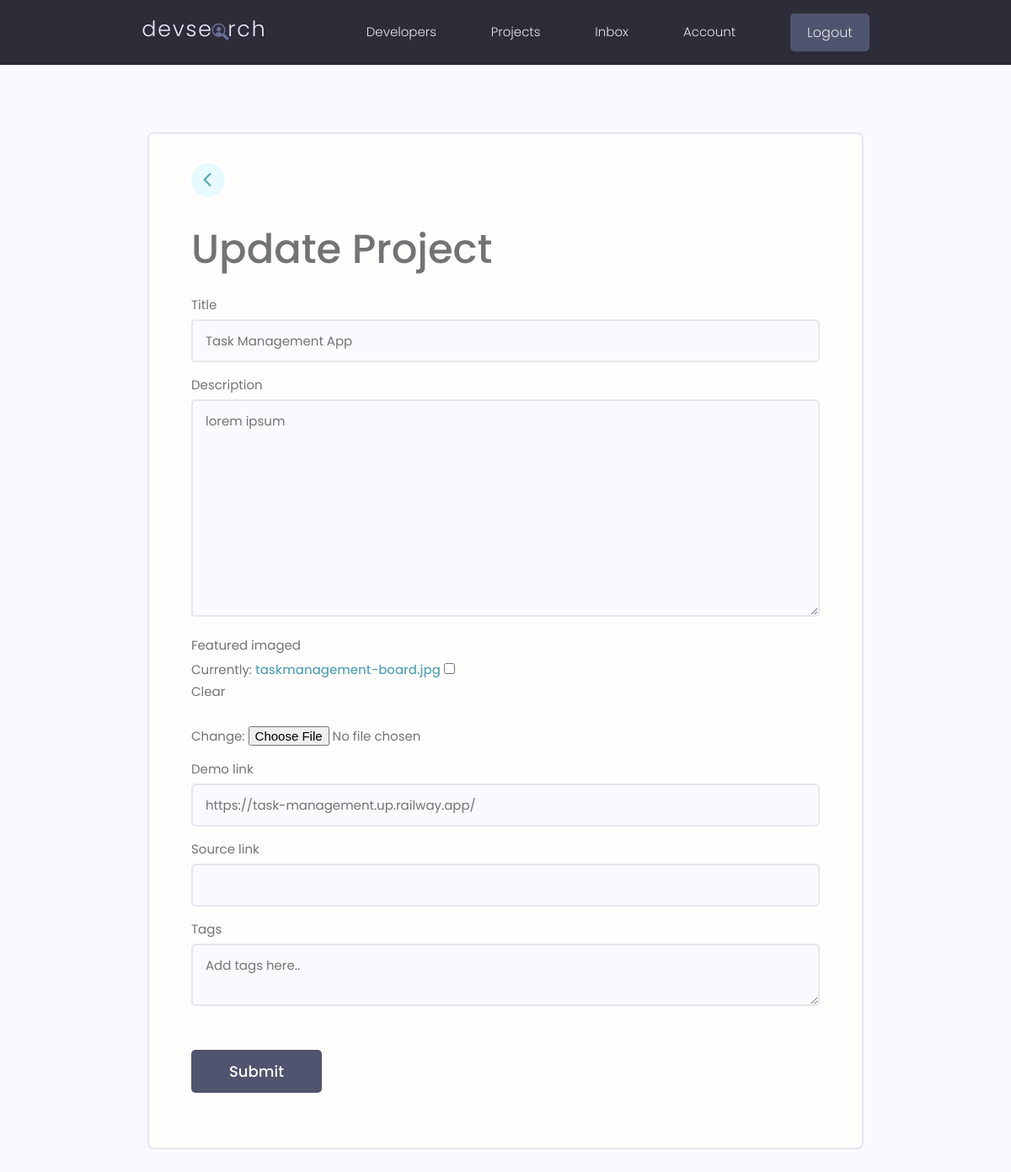
The app's page /projects/update-project/7a3c5f02-a041-4bc5-acb0-e46a24bb432a/ (signed in), older data.
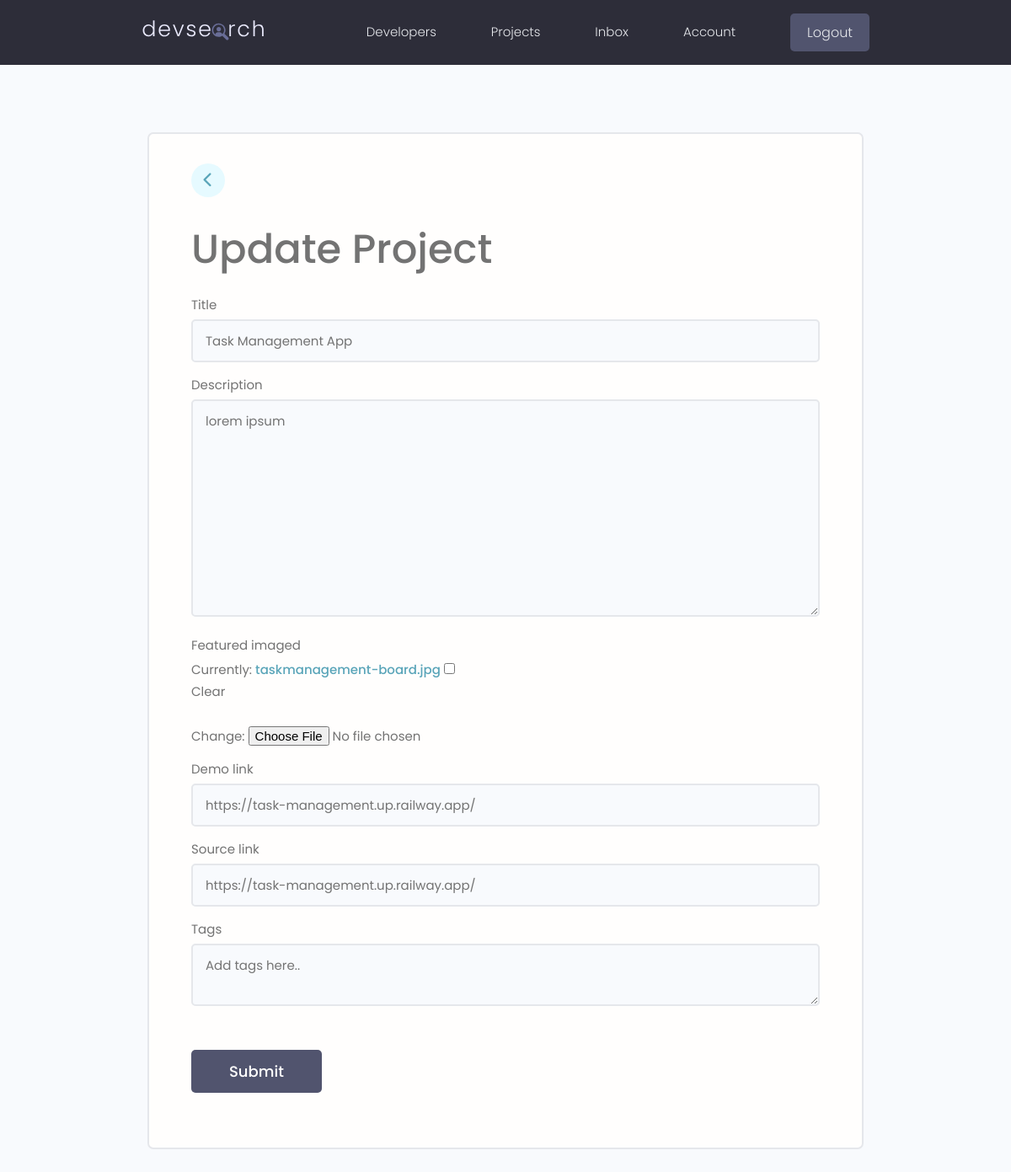
The same page, newer data.
### projects/models.py (models this page shows, shortened)
class Project(models.Model):
    owner = models.ForeignKey(
        Profile, null=True, blank=True, on_delete=models.CASCADE)
    title = models.CharField(max_length=200)
    description = models.TextField(null=True, blank=True)
    featured_imaged = models.ImageField(
        null=True, blank=True, default='default.jpg')
    demo_link = models.CharField(max_length=1000, null=True, blank=True)
    source_link = models.CharField(max_length=1000, null=True, blank=True)
    vote_total = models.IntegerField(default=0)
    vote_ratio = models.IntegerField(default=0)
    tags = models.ManyToManyField('Tag', blank=True)
    created = models.DateTimeField(auto_now_add=True)
    id = models.UUIDField(default=uuid.uuid4, unique=True,
                          primary_key=True, editable=False)
    class Meta:
        ordering = ['-vote_ratio', '-vote_total', 'title']

### projects/views.py (the view, shortened to what this page needs)
# urls.py: path('update-project/<str:pk>/', views.updateProject, name='update-project'),
@login_required(login_url="login")
def updateProject(request, pk):
    profile = request.user.profile
    project = profile.project_set.get(id=pk)
    form = ProjectForm(instance=project)
    context = {'form': form, 'action': 'Update', 'project': project}
    return render(request, 'projects/project-form.html', context)

### projects/forms.py
class ProjectForm(ModelForm):
    class Meta:
        model = Project
        fields = '__all__'
        exclude = ['vote_total', 'vote_ratio', 'owner', 'tags']
    def __init__(self, *args, **kwargs):
        super(ProjectForm, self).__init__(*args, **kwargs)
        for k, v in self.fields.items():
            v.widget.attrs.update({'class': 'input'})

### projects/templates/projects/project-form.html (shortened to what this page needs)
{% extends 'main.html' %}
{% block body %}
<main class="formPage my-xl">
    <div class="content-box">
        <div class="formWrapper">
            <a class="backButton" href="{% url 'user-account' %}"><i class="fa-solid fa-chevron-left"></i></a>
            <br>
            <h1>{{action}} Project</h1>
            <form class="form" method="POST" enctype="multipart/form-data">
                {% for field in form %}
                    <div class="form__field">
                        <label for="formInput#text">{{ field.label }}</label>
                        {{ field }}
                    </div>
                {% endfor %}
                <div class="form__field">
                    <label for="formInput#text">Tags</label>
                    <textarea name="newTags" id="newTags" class="input" placeholder="Add tags here.."></textarea>
                </div>
                <input class="btn btn--sub btn--lg  my-md" type="submit" value="Submit" />
            </form>
        </div>
    </div>
</main>
{% endblock %}

Row changes from the older to the newer data that the page shows:
changed Project "Task Management App": source_link (not shown) → "https://task-management.up.railway.app/"
